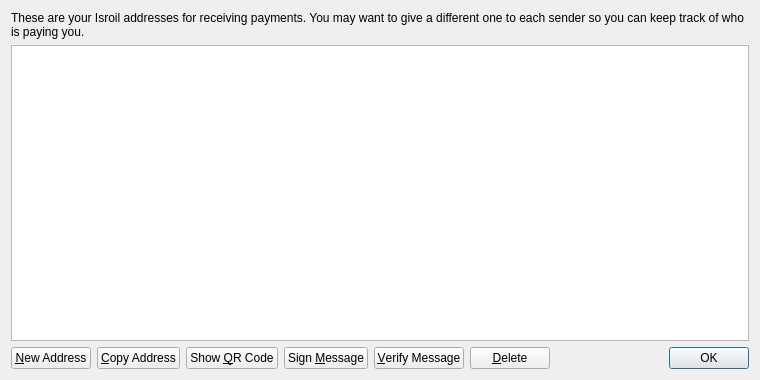
<?xml version="1.0" encoding="UTF-8"?>
<ui version="4.0">
 <class>AddressBookPage</class>
 <widget class="QWidget" name="AddressBookPage">
  <property name="geometry">
   <rect>
    <x>0</x>
    <y>0</y>
    <width>760</width>
    <height>380</height>
   </rect>
  </property>
  <property name="windowTitle">
   <string>Address Book</string>
  </property>
  <layout class="QVBoxLayout" name="verticalLayout">
   <item>
    <widget class="QLabel" name="labelExplanation">
     <property name="text">
      <string>These are your Isroil addresses for receiving payments. You may want to give a different one to each sender so you can keep track of who is paying you.</string>
     </property>
     <property name="textFormat">
      <enum>Qt::PlainText</enum>
     </property>
     <property name="wordWrap">
      <bool>true</bool>
     </property>
    </widget>
   </item>
   <item>
    <widget class="QTableView" name="tableView">
     <property name="contextMenuPolicy">
      <enum>Qt::CustomContextMenu</enum>
     </property>
     <property name="toolTip">
      <string>Double-click to edit address or label</string>
     </property>
     <property name="tabKeyNavigation">
      <bool>false</bool>
     </property>
     <property name="alternatingRowColors">
      <bool>true</bool>
     </property>
     <property name="selectionMode">
      <enum>QAbstractItemView::SingleSelection</enum>
     </property>
     <property name="selectionBehavior">
      <enum>QAbstractItemView::SelectRows</enum>
     </property>
     <property name="sortingEnabled">
      <bool>true</bool>
     </property>
     <attribute name="verticalHeaderVisible">
      <bool>false</bool>
     </attribute>
    </widget>
   </item>
   <item>
    <layout class="QHBoxLayout" name="horizontalLayout">
     <item>
      <widget class="QPushButton" name="newAddressButton">
       <property name="toolTip">
        <string>Create a new address</string>
       </property>
       <property name="text">
        <string>&amp;New Address</string>
       </property>
       <property name="icon">
        <iconset resource="../bitcoin.qrc">
         <normaloff>:/icons/add</normaloff>:/icons/add</iconset>
       </property>
      </widget>
     </item>
     <item>
      <widget class="QPushButton" name="copyToClipboard">
       <property name="toolTip">
        <string>Copy the currently selected address to the system clipboard</string>
       </property>
       <property name="text">
        <string>&amp;Copy Address</string>
       </property>
       <property name="icon">
        <iconset resource="../bitcoin.qrc">
         <normaloff>:/icons/editcopy</normaloff>:/icons/editcopy</iconset>
       </property>
      </widget>
     </item>
     <item>
      <widget class="QPushButton" name="showQRCode">
       <property name="text">
        <string>Show &amp;QR Code</string>
       </property>
       <property name="icon">
        <iconset resource="../bitcoin.qrc">
         <normaloff>:/icons/qrcode</normaloff>:/icons/qrcode</iconset>
       </property>
      </widget>
     </item>
     <item>
      <widget class="QPushButton" name="signMessage">
       <property name="toolTip">
        <string>Sign a message to prove you own a Isroil address</string>
       </property>
       <property name="text">
        <string>Sign &amp;Message</string>
       </property>
       <property name="icon">
        <iconset resource="../bitcoin.qrc">
         <normaloff>:/icons/edit</normaloff>:/icons/edit</iconset>
       </property>
      </widget>
     </item>
     <item>
      <widget class="QPushButton" name="verifyMessage">
       <property name="toolTip">
        <string>Verify a message to ensure it was signed with a specified Isroil address</string>
       </property>
       <property name="text">
        <string>&amp;Verify Message</string>
       </property>
       <property name="icon">
        <iconset resource="../bitcoin.qrc">
         <normaloff>:/icons/transaction_0</normaloff>:/icons/transaction_0</iconset>
       </property>
      </widget>
     </item>
     <item>
      <widget class="QPushButton" name="deleteButton">
       <property name="toolTip">
        <string>Delete the currently selected address from the list</string>
       </property>
       <property name="text">
        <string>&amp;Delete</string>
       </property>
       <property name="icon">
        <iconset resource="../bitcoin.qrc">
         <normaloff>:/icons/remove</normaloff>:/icons/remove</iconset>
       </property>
      </widget>
     </item>
     <item>
      <spacer name="horizontalSpacer">
       <property name="orientation">
        <enum>Qt::Horizontal</enum>
       </property>
       <property name="sizeHint" stdset="0">
        <size>
         <width>40</width>
         <height>20</height>
        </size>
       </property>
      </spacer>
     </item>
     <item>
      <widget class="QDialogButtonBox" name="buttonBox">
       <property name="sizePolicy">
        <sizepolicy hsizetype="Maximum" vsizetype="Fixed">
         <horstretch>0</horstretch>
         <verstretch>0</verstretch>
        </sizepolicy>
       </property>
       <property name="standardButtons">
        <set>QDialogButtonBox::Ok</set>
       </property>
      </widget>
     </item>
    </layout>
   </item>
  </layout>
 </widget>
 <resources>
  <include location="../bitcoin.qrc"/>
 </resources>
 <connections/>
</ui>
